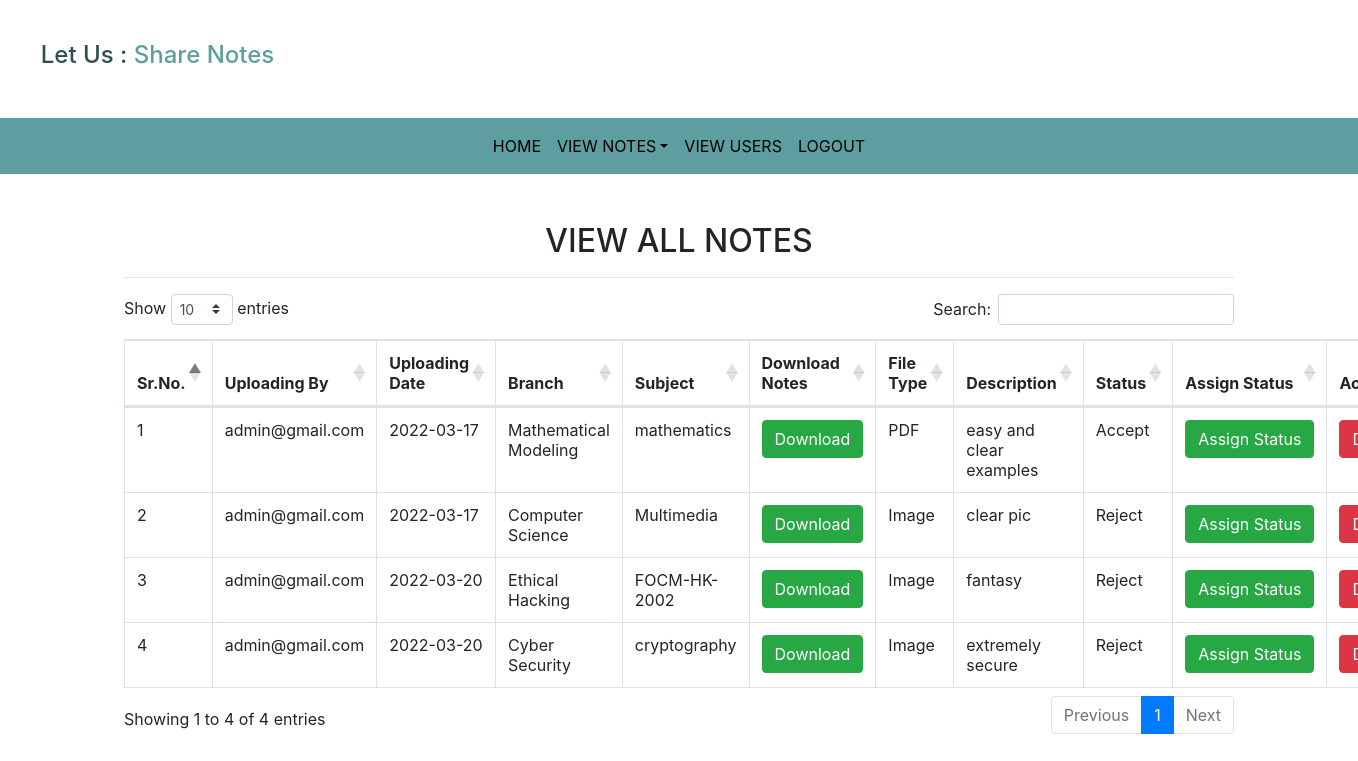
Screenshot of /all_notes (signed in) with the database file from the repository.
### Notes/models.py (models this page shows, shortened)
class Notes(models.Model):
    user=models.ForeignKey(User,on_delete=models.CASCADE)
    uploadingdate=models.CharField(max_length=30)
    branch=models.CharField(max_length=30)
    subject=models.CharField(max_length=30)
    notesfile=models.FileField(null=True)
    filetype=models.CharField(max_length=30)
    description=models.CharField(max_length=200, null=True)
    status=models.CharField(max_length=15,)

### Notes/views.py (the view)
# urls.py: path('all_notes',all_notes,name='all_notes'),
def all_notes(request):
    if not request.user.is_authenticated:
        return redirect('login_admin')
    notes=Notes.objects.all()
    d={'notes':notes}
    return render(request,'all_notes.html',d)

### Notes/templates/all_notes.html (shortened to what this page needs)
{% extends 'admin_nav.html' %}
{% load static %}
{% block body %}
<link rel="stylesheet" href="https://cdnjs.cloudflare.com/ajax/libs/twitter-bootstrap/4.5.2/css/bootstrap.css">
<link rel="stylesheet" href="https://cdn.datatables.net/1.11.5/css/dataTables.bootstrap4.min.css">
<div class="container mt-5" xmlns="http://www.w3.org/1999/html">
    <h2 class="text-center">VIEW ALL NOTES</h2>
        <HR>
    <table class="table table-bordered" id="example">
    <thead>
    <tr>
        <th>Sr.No.</th>
        <th>Uploading By</th>
        <th>Uploading Date</th>
        <th>Branch</th>
        <th>Subject</th>
        <th>Download Notes</th>
        <th>File Type</th>
        <th>Description</th>
        <th>Status</th>
        <th>Assign Status</th>
        <th>Action</th>
    </tr>
    </thead>
        <tbody>
    {% for i in notes %}
    <tr>
        <td>{{forloop.counter}}</td>
        <td>{{i.user.username}}</td>
        <td>{{i.uploadingdate}}</td>
        <td>{{i.branch}}</td>
        <td>{{i.subject}}</td>
        <td><a href="{{i.notesfile.url}}" class="btn btn-success" download>Download</a></td>
        <td>{{i.filetype}}</td>
        <td>{{i.description}}</td>
        <td>{{i.status}}</td>
        <td><a href="{% url 'assign_status' i.id %}" class="btn btn-success">Assign&nbsp;Status</a></td>
        <td><a href="{% url 'delete_notes' i.id %}" class="btn btn-danger" onclick="return confirm('Are you Sure?')">Delete</a></td>
    </tr>
    {% endfor %}
        </tbody>
    </table>
</div>
{% endblock %}

### rows the page displays
Notes: user.username "admin@gmail.com", uploadingdate "2022-03-17", branch "Mathematical Modeling", subject "mathematics", filetype "PDF", description "easy and clear examples", status "Accept"
Notes: user.username "admin@gmail.com", uploadingdate "2022-03-17", branch "Computer Science", subject "Multimedia", filetype "Image", description "clear pic", status "Reject"
Notes: user.username "admin@gmail.com", uploadingdate "2022-03-20", branch "Ethical Hacking", subject "FOCM-HK-2002", filetype "Image", description "fantasy", status "Reject"
Notes: user.username "admin@gmail.com", uploadingdate "2022-03-20", branch "Cyber Security", subject "cryptography", filetype "Image", description "extremely secure", status "Reject"
